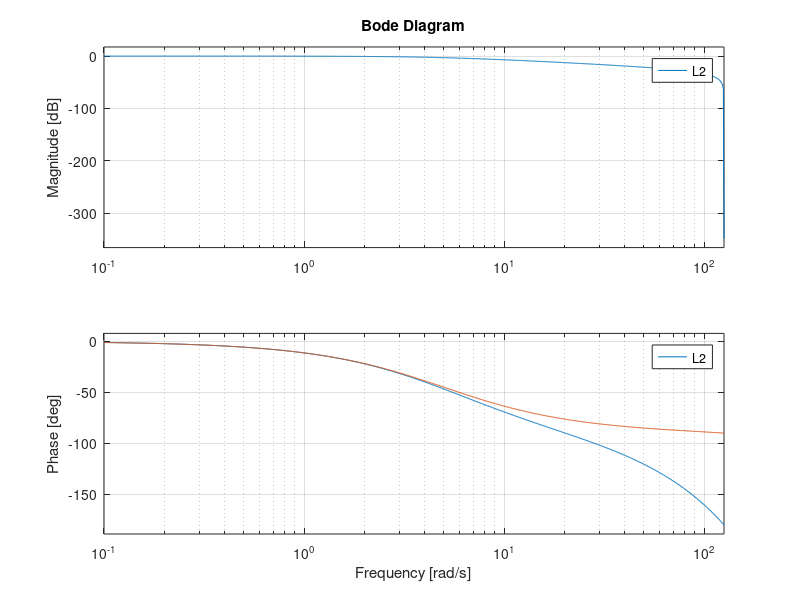

This chart was generated by the following MATLAB code:
Ts = 0.025;
T = 0.2;
L = tf(Ts/T,[1 Ts/T-1],Ts);

[num,den] = butter(1,Ts/T/pi);
L2 = tf(num,den,Ts);

figure(3)
bode(L)
hold on
bode(L2)
hold off